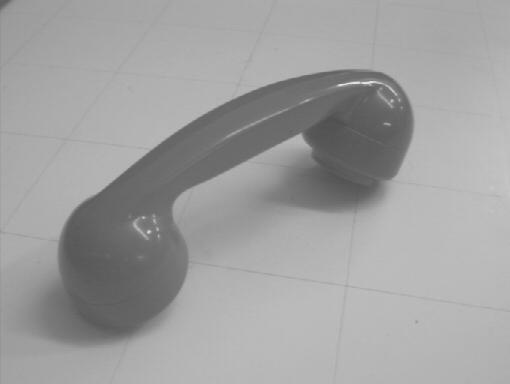
%> input picture exercise1/phone.jpg, 510 x 384 px
$ octave exercise1_assignment2c.m   (GNU Octave 9; MATLAB toolbox functions it lacks are replaced by stand-ins)
%> lines starting %> are read from the running program, lines starting %| are printed output that depends on the picture
%> further down, A is the input picture: size 384x510 uint8; min 79, max 234, mean 159.4
### exercise1/histstretch.m
function I2 = histstretch(I1)

max_val = max(I1(:))
%> max_val = 234
min_val = min(I1(:))
%> min_val = 79
max_out = 255;
min_out = 0;

f = (max_out - min_out) / (max_val - min_val);
%> f = 2
I2 = ((I1 - min_val) * f);
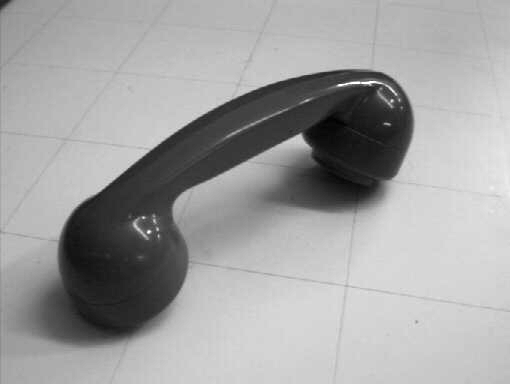
%> I2: size 384x510 uint8; min 0, max 255, mean 160.8

### exercise1/myhist.m
function [ H, bins ] = myhist(I , nbins)
%> called with nbins = 255

I = reshape(I, 1, numel(I) ); % reshape image in 1D vector
H = zeros(1, nbins) ; % initialize the histogram

max_val_in = 255 ; % highest input value
min_val_in = 0 ; % lowest input value
max_val_out = nbins; % highest cell index
min_val_out = 1 ; % lowest cell index

% Compute bin numbers for all pixels
f = (max_val_out - min_val_out) / (max_val_in - min_val_in); % Compute the scaling factor
idx = floor(double(I) * f) + min_val_out; % Calculate indices for all pixels
idx(idx > nbins) = nbins; % Truncate the outliers

for i = 1 : length(I) % Now iterate the image and increase appropriate histogram cell for each pixel
    H(idx(i)) = H(idx(i)) + 1;
end
%> after the loop, H = 255 values, max 10275 at index 186, min 0 at index 1, mean 768

% Normalize the histogram (sum of cell values equals 1)
H = H / sum(H) ;
%> H = 255 values, max 0.0525 at index 186, min 0 at index 1, mean 0.00392

% Compute reference values for all cells in the histogram
bins = ( (1 : nbins) - min_val_out) ./ f;

end

### exercise1/exercise1_assignment2c.m
A = imread('phone.jpg');
A_stretch = histstretch(A);

figure(1);
imshow(A);

figure(2);
imshow(A_stretch);

figure(3);
subplot(2,2,1); imshow(A);
subplot(2,2,2); [H1, bins] = myhist(A, 255); bar(H1);
%> after `[H1, bins] = myhist(A, 255)`: H1 has the same summary as H in myhist; bins = 255 values from 0 to 255
subplot(2,2,3); imshow(A_stretch);
subplot(2,2,4); [H2, bins] = myhist(A_stretch, 255); bar(H2);
%> after `[H2, bins] = myhist(A_stretch, 255)`: H2 = 255 values, max 0.0525 at index 214, min 0 at index 3, mean 0.00392
%> after `bar(H2)`:
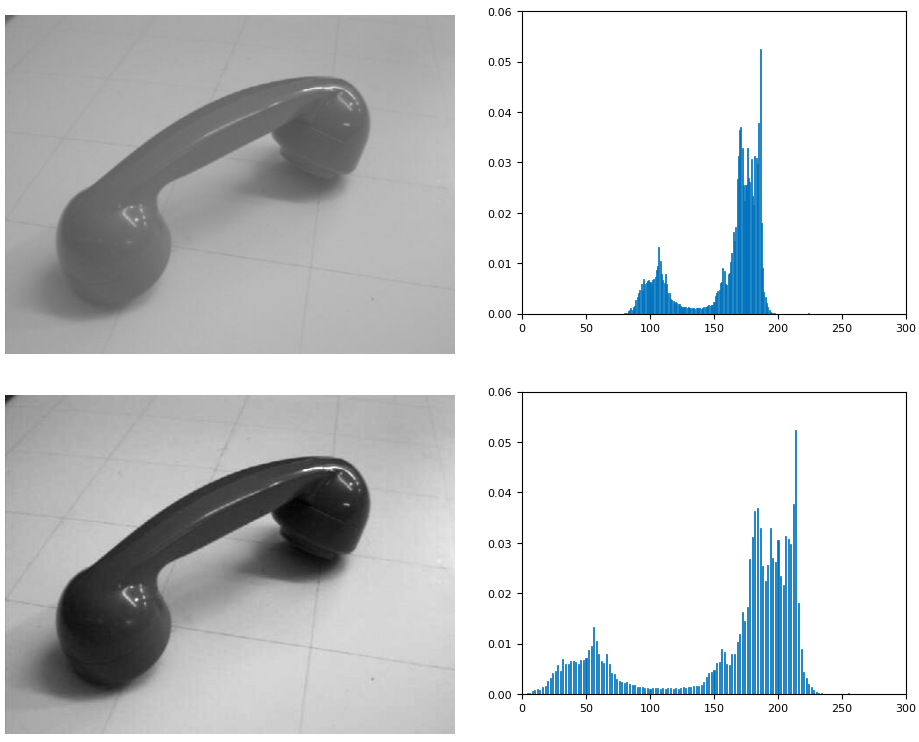
%> figure redrawn from the program's plot data, 4 panels
